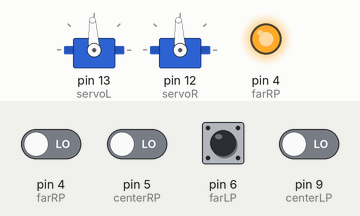
Simulated run of this sketch. Board: Arduino Uno, built with avr-gcc and run on an emulated ATmega328P. Parts: 2 × servo, output pins drawn as LEDs (lit = HIGH). Inputs (shaded band) come from the test bench; at power-on: pin 4 (farRP), pin 5 (centerRP), pin 6 (farLP), pin 9 (centerLP) LOW. What the sketch prints to the serial monitor is not drawn.

Above: at 1.2 s.
1.3 s: pin 4 (farRP) driven HIGH
2.8 s: pin 4 (farRP) driven LOW
5.8 s: pin 5 (centerRP) driven HIGH
7.3 s: pin 5 (centerRP) driven LOW
10.3 s: pin 6 (farLP) driven HIGH
11.8 s: pin 6 (farLP) pulsed LOW 2 times (0.12 s each, 0.3 s apart)
Timing chart, 0 to 14.8 s (numbered marks = the images above; inputs shaded):
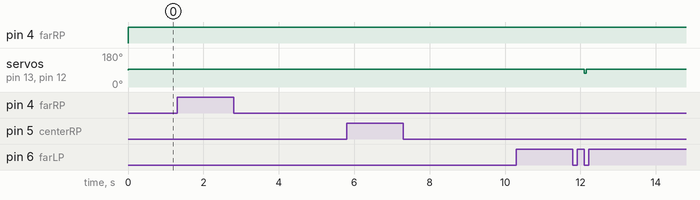

Measured:
- after the input at 11.8 s, servo on pin 13 (servoL), servo on pin 12 (servoR): 93° → 73° after 0.30 s, → 93° 0.06 s later

The sketch:

LineFollow.ino
```cpp
#include <Servo.h>                           // Use the Servo library (included with Arduino IDE)

Servo servoL;                                // Define the left and right servos
Servo servoR;

int farLP = 6;
int centerLP = 9;
int centerRP = 5;
int farRP = 4;


// Perform these steps with the Arduino is first powered on
void setup()
{
  Serial.begin(9600);                        // Set up Arduino Serial Monitor at 9600 baud
  servoL.attach(13);                         // Attach (programmatically connect) servos to pins on Arduino
  servoR.attach(12);

}

long RCTime(int sensorIn){
   long duration = 0;
   pinMode(sensorIn, OUTPUT);     // Make pin OUTPUT
   digitalWrite(sensorIn, HIGH);  // Pin HIGH (discharge capacitor)
   delay(1);                      // Wait 1ms
   pinMode(sensorIn, INPUT);      // Make pin INPUT
   digitalWrite(sensorIn, LOW);   // Turn off internal pullups
   while(digitalRead(sensorIn)){  // Wait for pin to go LOW
      duration++;
   }
   return duration;
}

int isHighfR(int rctime) {
  if(rctime < 10000)
    return 0;
  else
    return 1;
}

int isHighCR(int rctime) {
  if(rctime < 10000)
    return 0;
  else
    return 1;
}

int isHighCL(int rctime) {
  if(rctime < 8000)
    return 0;
  else
    return 1;
}

int isHighfL(int rctime) {
  if(rctime < 8000 )
    return 0;
  else
    return 1;
}

// This code repeats indefinitely
void loop()
{
  pinMode(farLP, OUTPUT);
  pinMode(centerLP, OUTPUT);
  pinMode(centerRP, OUTPUT);
  pinMode(farRP, OUTPUT);

  digitalWrite(farLP, HIGH);
  digitalWrite(centerLP, HIGH);
  digitalWrite(centerRP, HIGH);
  digitalWrite(farRP, HIGH);
  delayMicroseconds(230); // allow capcitor charge in QTI

  pinMode(farLP, INPUT);
  pinMode(centerLP, INPUT);
  pinMode(centerRP, INPUT);
  pinMode(farRP, INPUT);

  digitalWrite(farLP, LOW);
  digitalWrite(centerLP, LOW);
  digitalWrite(centerRP, LOW);
  digitalWrite(farRP, LOW);

  delayMicroseconds(230);

  int pin4 = isHighfR(RCTime(farRP));
  int pin1 = isHighCR(RCTime(centerRP));
  int pin2 = isHighCL(RCTime(centerLP));
  int pin3 = isHighfL(RCTime(farLP));
 // Serial.println(RCTime(farRP), RCTime(farLP));
  //Serial.println(isHighfR(RCTime(farRP)), isHighfL(RCTime(farLP)));
  String s = String(pin3) + String(pin2) + String(pin1) + String(pin4);
  int pins = s.toInt();
  Serial.println(pins);

  int myPinVals[] = {pin3, pin2, pin1, pin4};

  // Determine how to steer based on state of the four QTI sensors
  int vL, vR;
  switch(pins)                               // Compare pins to known line following states
  {
    case 1000:
      vL = -200;                             // -100 to 100 indicate course correction values
      vR = 200;                              // -100: full reverse; 0=stopped; 100=full forward
      break;
    case 1100:
      vL = 0;
      vR = 200;
      break;
    case 100:
      vL = 100;
      vR = 200;
      break;
    case 110:
      vL = 200;
      vR = 200;
      break;
    case 10:
      vL = 200;
      vR = 100;
      break;
    case 11:
      vL = 200;
      vR = 0;
      break;
      case 0000:
      vL=0;
      vR=0;
      break;
    case 1:
      vL = 200;
      vR = -200;
      break;
    case 101:
       vL = -200;
      vR = 200;
      break;
    case 1010:
      vL = 200;
      vR = -200;
      break;
    case 1110:
      vL = 200;
      vR = -200;
      break;
      case 1101:
      vL=0;
      vR=0;
      break;
       case 1011:
      vL=0;
      vR=0;
      break;
    case 111:
      vL = -200;
      vR = 200;
      break;

    case 1111:
      servoL.writeMicroseconds(1500);      // Steer robot to recenter it over the line
      servoR.writeMicroseconds(1500);
      delay(200);
      servoL.writeMicroseconds(1500 + 100);      // Steer robot to recenter it over the line
      servoR.writeMicroseconds(1500 - 100);
      break;
  }

  servoL.writeMicroseconds(1500 + vL);      // Steer robot to recenter it over the line
  servoR.writeMicroseconds(1500 - vR);

  delay(50);                                // Delay for 50 milliseconds (1/20 second)
}
```
